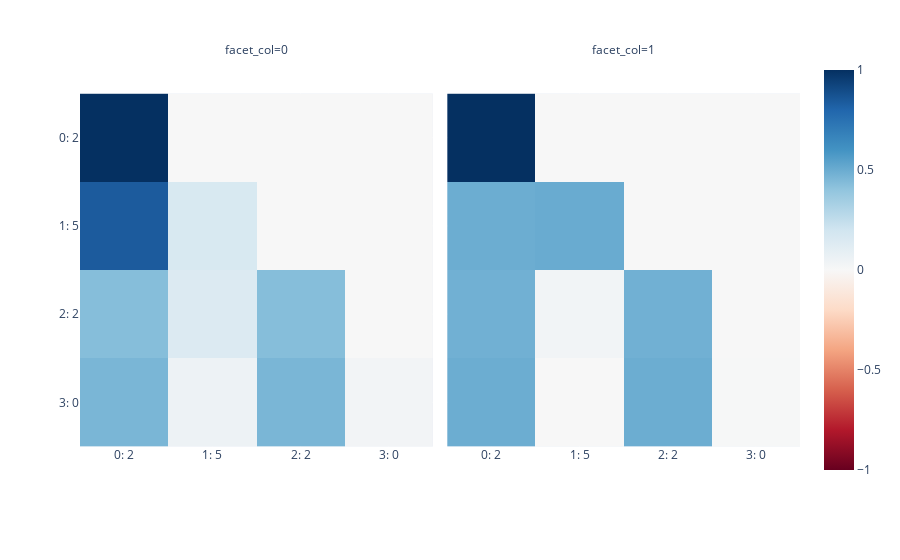

Notebook code cell kept with this figure:
### Markdown cell above
From above: The heads in the d_head = 1 split attention model never attend to token 2?

### Code cell
## no positional info, so repeated tokens 

print(ans_map)

seq = [2,5,2,0]
model = checkpoints[1][-1]

print(model(t.Tensor(seq).unsqueeze(0).int())[0,-1].argmax().item())

show_pattern(model.activation_cache, seq, model)

### Figure 1 — Plotly figure (JSON) as saved in the notebook; plotly's stock layout.template omitted (floating-point values rounded to 4 significant figures)
{"data": [{"coloraxis": "coloraxis", "hovertemplate": "x: %{x}<br>y: %{y}<br>color: %{z}<extra></extra>", "name": "0", "type": "heatmap", "x": ["0: 2", "1: 5", "2: 2", "3: 0"], "xaxis": "x", "y": ["0: 2", "1: 5", "2: 2", "3: 0"], "yaxis": "y", "z": [[1, 0, 0, 0], [0.839, 0.161, 0, 0], [0.4293, 0.1414, 0.4293, 0], [0.4605, 0.05087, 0.4605, 0.02816]]}, {"coloraxis": "coloraxis", "hovertemplate": "x: %{x}<br>y: %{y}<br>color: %{z}<extra></extra>", "name": "1", "type": "heatmap", "x": ["0: 2", "1: 5", "2: 2", "3: 0"], "xaxis": "x2", "y": ["0: 2", "1: 5", "2: 2", "3: 0"], "yaxis": "y2", "z": [[1, 0, 0, 0], [0.4955, 0.5045, 0, 0], [0.4833, 0.03337, 0.4833, 0], [0.4968, 0.001999, 0.4968, 0.004428]]}], "layout": {"annotations": [{"font": {}, "showarrow": false, "text": "facet_col=0", "x": 0.245, "xanchor": "center", "xref": "paper", "y": 1, "yanchor": "bottom", "yref": "paper"}, {"font": {}, "showarrow": false, "text": "facet_col=1", "x": 0.755, "xanchor": "center", "xref": "paper", "y": 1, "yanchor": "bottom", "yref": "paper"}], "coloraxis": {"cmid": 0, "colorscale": [[0, "rgb(103,0,31)"], [0.1, "rgb(178,24,43)"], [0.2, "rgb(214,96,77)"], [0.3, "rgb(244,165,130)"], [0.4, "rgb(253,219,199)"], [0.5, "rgb(247,247,247)"], [0.6, "rgb(209,229,240)"], [0.7, "rgb(146,197,222)"], [0.8, "rgb(67,147,195)"], [0.9, "rgb(33,102,172)"], [1, "rgb(5,48,97)"]]}, "margin": {"t": 60}, "xaxis": {"anchor": "y", "constrain": "domain", "domain": [0, 0.49], "scaleanchor": "y"}, "xaxis2": {"anchor": "y2", "domain": [0.51, 1], "matches": "x"}, "yaxis": {"anchor": "x", "autorange": "reversed", "constrain": "domain", "domain": [0, 1]}, "yaxis2": {"anchor": "x2", "domain": [0, 1], "matches": "y", "showticklabels": false}}}
